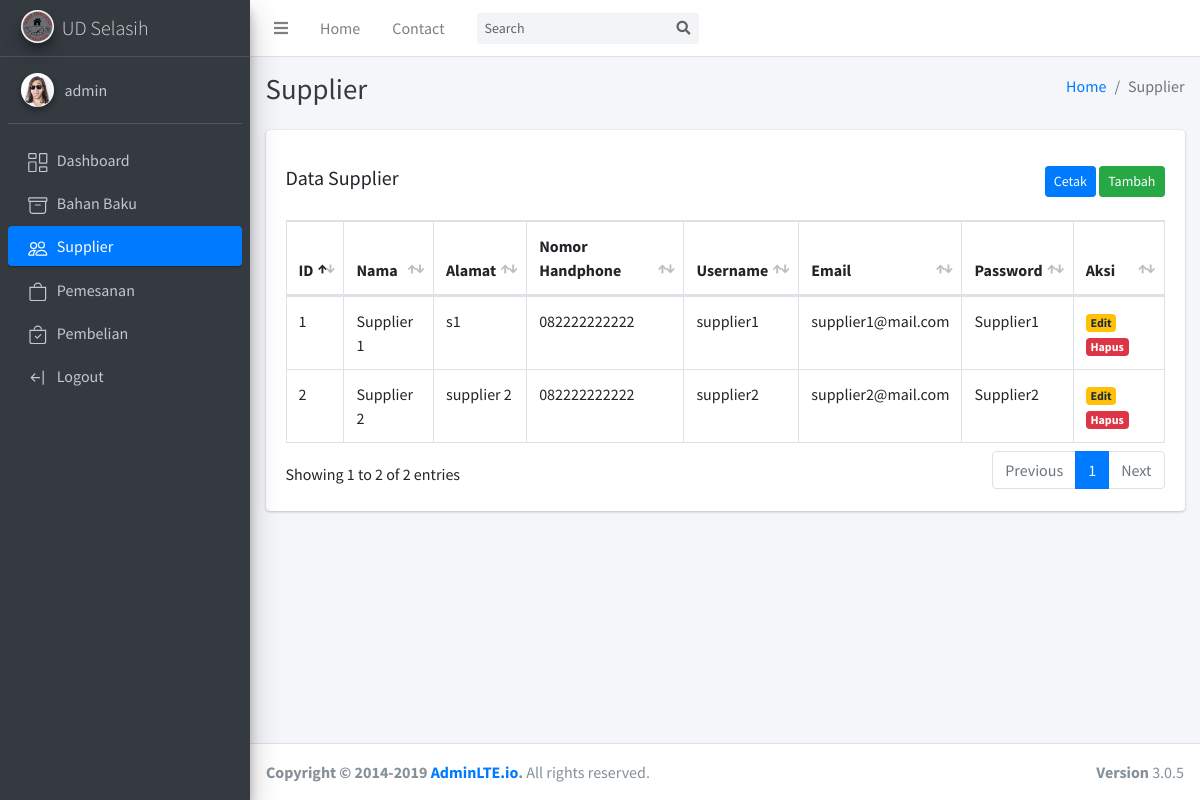
The app's page /supplier/index.php (signed in) with its own data.
### tables this page shows
CREATE TABLE `tb_supplier` (
  `id` int(11) NOT NULL,
  `nama_supplier` varchar(50) NOT NULL,
  `alamat` varchar(255) NOT NULL,
  `no_handphone` varchar(30) NOT NULL,
  `username` varchar(30) NOT NULL,
  `email` varchar(100) NOT NULL,
  `password` varchar(30) NOT NULL
);

### qb.php (called while the page is built, shortened)
<?php
require_once 'db.php';
function get($tbl){
    global $conn;
    $query = "SELECT * FROM $tbl";
    $res = $conn->query($query);
    return $res->fetch_all(MYSQLI_ASSOC);
}

### supplier/index.php (the view, shortened to what this page needs)
<?php
    require_once '../qb.php';
    require_once '../layouts/header.php';
    $supplier = get("tb_supplier");
?>
<div class="content-header">
      <div class="container-fluid">
        <div class="row mb-2">
          <div class="col-sm-6">
            <h1 class="m-0 text-dark">Supplier</h1>
          </div>
          <div class="col-sm-6">
            <ol class="breadcrumb float-sm-right">
              <li class="breadcrumb-item"><a href="/">Home</a></li>
              <li class="breadcrumb-item active">Supplier</li>
            </ol>
          </div>
        </div>
      </div>
    </div>
    <section class="content">
        <div class="container-fluid">
<div class="row">
    <div class="col-12">
        <div class="card">
            <div class="card-body">
                <div class="d-flex justify-content-between py-3">
                    <h5>Data Supplier</h5>
                    <div>
                        <button class="btn btn-primary btn-sm" type="button" onclick="window.print()">Cetak</button>
                        <a href="create.php" class="btn btn-success btn-sm">Tambah</a>
                    </div>
                </div>
                <div id="print">
                    <table class="table table-bordered table-stripped">
                        <thead>
                            <tr>
                                <th>ID</th>
                                <th>Nama</th>
                                <th>Alamat</th>
                                <th>Nomor Handphone</th>
                                <th>Username</th>
                                <th>Email</th>
                                <th>Password</th>
                                <th class="hide-print">Aksi</th>
                            </tr>
                        </thead>
                        <tbody>
                            <?php if(count($supplier) > 0): ?>
                                <?php foreach($supplier as $supp): ?>
                                <tr>
                                    <td><?= $supp["id"] ?></td>
                                    <td><?= $supp["nama_supplier"] ?></td>
                                    <td><?= $supp["alamat"] ?></td>
                                    <td><?= $supp["no_handphone"] ?></td>
                                    <td><?= $supp["username"] ?></td>
                                    <td><?= $supp["email"] ?></td>
                                    <td><?= $supp["password"] ?></td>
                                    <td class="hide-print">
                                        <a href="edit.php?id=<?=$supp['id']?>" class="badge badge-warning hide-print">Edit</a>
                                        <a href="index.php?delete=<?=$supp['id']?>" class="badge badge-danger hide-print">Hapus</a>
                                    </td>
                                </tr>
                                <?php endforeach ?>
                            <?php else: ?>
                                <tr class="text-center">
                                    <td colspan="6">Tidak ada Data</td>
                                </tr>
                            <?php endif ?>
                        </tbody>
                    </table>
                </div>
            </div>
        </div>
    </div>
</div>
<?php
    require_once '../layouts/footer.php';
?>

### records on screen
tb_supplier: id "1", nama_supplier "Supplier 1", alamat "s1", no_handphone "082222222222", username "supplier1", email "supplier1@mail.com", password "Supplier1"
tb_supplier: id "2", nama_supplier "Supplier 2", alamat "supplier 2", no_handphone "082222222222", username "supplier2", email "supplier2@mail.com", password "Supplier2"

### other values on screen
$_SESSION['user']['username'] "admin"
